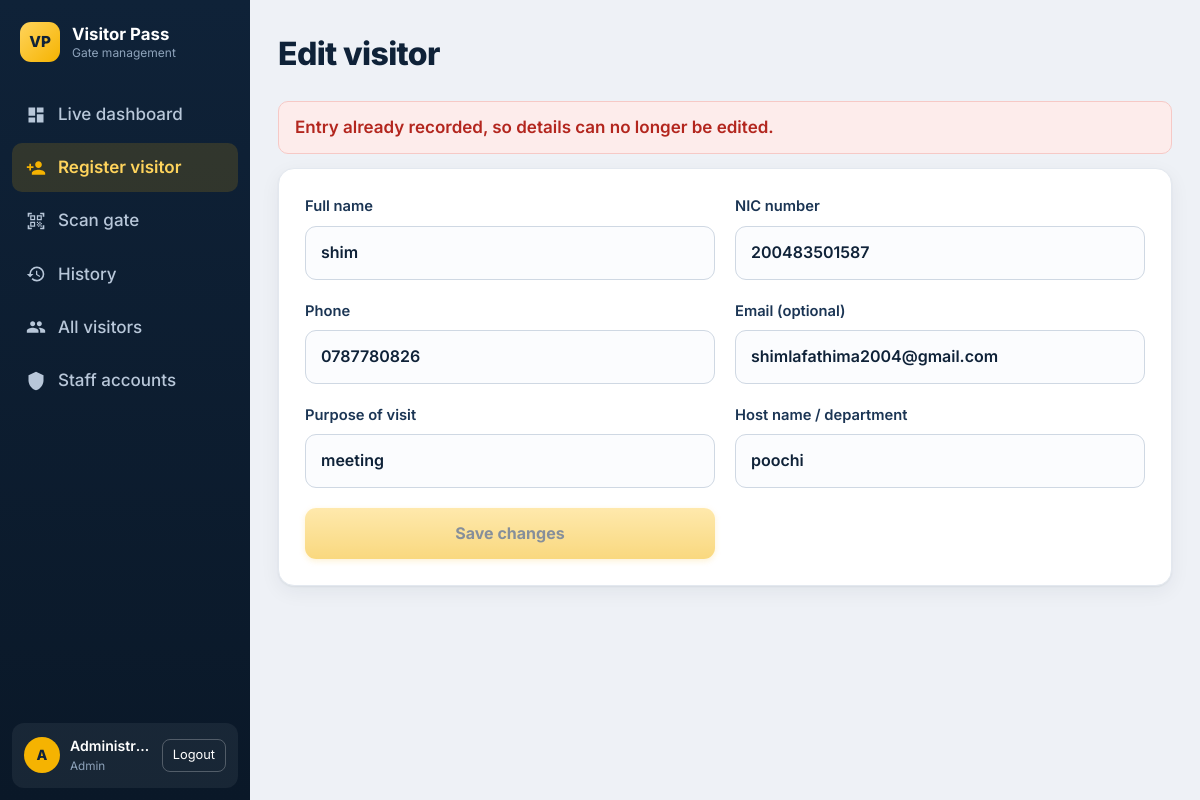
The page /register.php?id=2 (signed in) on the database its author committed.
### tables this page shows
CREATE TABLE `visitors` (
  `id` int(11) NOT NULL,
  `name` varchar(100) NOT NULL,
  `phone` varchar(20) NOT NULL,
  `email` varchar(120) DEFAULT NULL,
  `nic` varchar(20) NOT NULL,
  `purpose` varchar(200) NOT NULL,
  `host` varchar(120) NOT NULL,
  `pass_code` char(32) NOT NULL,
  `status` enum('Active','Used','Expired') NOT NULL DEFAULT 'Active',
  `created_by` int(11) DEFAULT NULL,
  `created_at` timestamp NOT NULL DEFAULT current_timestamp()
);

### register.php (the view, shortened to what this page needs)
<?php require 'config.php';
$id = (int)($_GET['id'] ?? 0);
$v = ['name' => '','phone' => '','email' => '','nic' => '','purpose' => '','host' => ''];
$locked = false;
if ($id) {
    $s = $pdo->prepare("SELECT * FROM visitors WHERE id=?");
    $s->execute([$id]);
    $v = $s->fetch() ?: exit('Visitor not found');
    $locked = (bool)$pdo->query("SELECT COUNT(*) FROM visits WHERE visitor_id=$id")->fetchColumn();
}
if ($locked) {
    echo '<div class="msg bad">Entry already recorded, so details can no longer be edited.</div>';
}
?>
<form method="post" class="card grid">
<?php foreach (['name' => 'Full name','nic' => 'NIC number','phone' => 'Phone','email' => 'Email (optional)','purpose' => 'Purpose of visit','host' => 'Host name / department'] as $k => $l) {
    $ph = $k == 'nic' ? ' placeholder="200012345678 or 991234567V"' : '';
    echo '<label>'.$l.'<input name="'.$k.'" value="'.h($v[$k]).'"'.$ph.' '.($locked ? 'disabled' : '').'></label>';
}
?>
    <button <?=$locked ? 'disabled' : ''?>><?=$id ? 'Save changes' : 'Register and generate pass'?></button>
</form>

### assets/style.css (style rules this page uses)
:root { --ink: #0f2238; --ink2: #1b3554; --sig: #f5b301; --sig2: #ffd45c; --bg: #eef1f6; --card: #fff; --ok: #16794a; --bad: #b3261e; --line: #e3e8ef; --mut: #64748b; --side: 270px; --r: 16px; --sh: 0 1px 2px rgba(15, 34, 56, 0.06), 0 6px 20px rgba(15, 34, 56, 0.06); }
* { box-sizing: border-box; }
html { scroll-behavior: smooth; }
body { margin: 0; font: 17px/1.6 Inter, "Segoe UI", system-ui, sans-serif; background: var(--bg); color: var(--ink); -webkit-font-smoothing: antialiased; }
.card { background: var(--card); border: 1px solid var(--line); border-radius: var(--r); padding: 26px; margin-bottom: 22px; box-shadow: var(--sh); }
.grid { display: grid; grid-template-columns: repeat(auto-fit, minmax(270px, 1fr)); gap: 20px; align-items: end; }
label { display: flex; flex-direction: column; gap: 7px; font-size: 0.92rem; font-weight: 600; color: var(--ink2); }
input { padding: 13px 15px; border: 1.5px solid #cfd8e3; border-radius: 11px; font: inherit; font-size: 1rem; width: 100%; background: #fbfcfe; color: var(--ink); transition: border-color 0.15s, box-shadow 0.15s; }
button, .btn { background: linear-gradient(180deg, var(--sig2), var(--sig)); color: var(--ink); border: 0; border-radius: 11px; padding: 13px 24px; font: inherit; font-size: 1rem; font-weight: 700; cursor: pointer; text-decoration: none; display: inline-flex; align-items: center; justify-content: center; gap: 8px; box-shadow: 0 2px 6px rgba(245, 179, 1, 0.35); transition: transform 0.1s, box-shadow 0.15s; }
button:disabled { opacity: 0.5; cursor: not-allowed; transform: none; }
.msg { padding: 12px 16px; border-radius: 10px; margin-bottom: 14px; font-weight: 600; border: 1px solid transparent; }
.msg.bad { background: #fdeceb; color: var(--bad); border-color: #f6c9c6; }
@media (max-width: 1500px) { :root { --side: 250px; } }

### rows shown on the page
visitors: name "shim", nic "200483501587", phone "0787780826", email "shimlafathima2004@gmail.com", purpose "meeting", host "poochi"

### other values the page prints
$n[0] "Live dashboard"
$n[0] "Register visitor"
$n[0] "Scan gate"
$n[0] "History"
$n[0] "All visitors"
$n[0] "Staff accounts"
substr($u['name'], 0, 1) "A"
$u['name'] "Administr…"
$u['role'] "Admin"
$t "Edit visitor"
$l "Full name"
$l "NIC number"
$l "Phone"
$l "Email (optional)"
$l "Purpose of visit"
